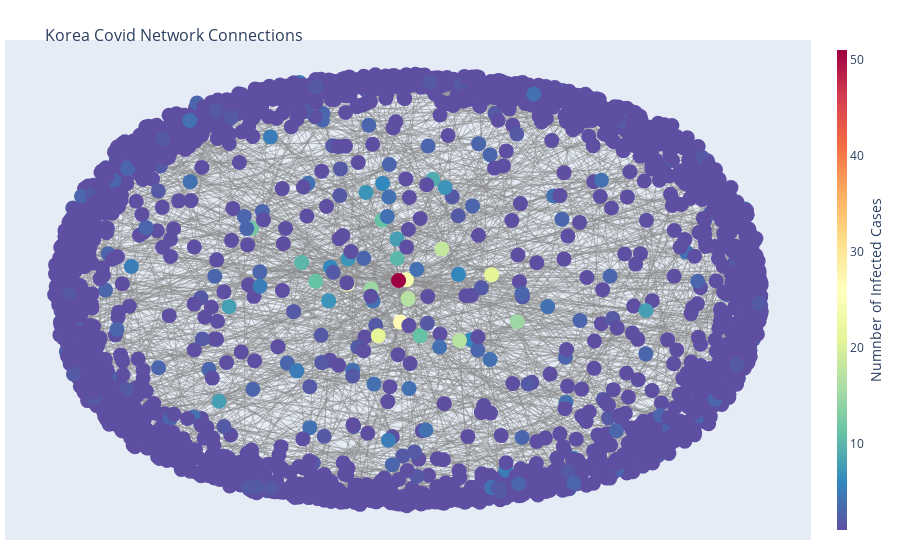

Notebook cell for this chart:
### Code cell
import networkx as nx
import plotly
from plotly.offline import download_plotlyjs, init_notebook_mode, iplot
import plotly.graph_objs as go

init_notebook_mode(connected=True)

A = list(networkData["infected_by"].unique())
B = list(networkData["patient_id"].unique())
node_list = set(A+B)

# Create Graph
G = nx.Graph()

for i in node_list:
    G.add_node(i)
# G.nodes()

for i,j in networkData.iterrows():
    G.add_edges_from([(j["infected_by"],j["patient_id"])])
    
pos = nx.spring_layout(G, k=0.5, iterations=50)

for n, p in pos.items():
    G.nodes[n]['pos'] = p

edge_trace = go.Scatter(
    x=[],
    y=[],
    line=dict(width=0.5,color='#888'),
    hoverinfo='none',
    mode='lines')

for edge in G.edges():
    x0, y0 = G.nodes[edge[0]]['pos']
    x1, y1 = G.nodes[edge[1]]['pos']
    edge_trace['x'] += tuple([x0, x1, None])
    edge_trace['y'] += tuple([y0, y1, None])

node_trace = go.Scatter(
    x=[],
    y=[],
    text=[],
    mode='markers',
    hoverinfo='text',
    marker=dict(
        showscale=True,
        colorscale='Spectral',
        reversescale=True,
        color=[],
        size=15,
        colorbar=dict(
            thickness=10,
            title='Numnber of Infected Cases',
            xanchor='left',
            titleside='right'
        ),
        line=dict(width=0)))

for node in G.nodes():
    x, y = G.nodes[node]['pos']
    node_trace['x'] += tuple([x])
    node_trace['y'] += tuple([y])

for node, adjacencies in enumerate(G.adjacency()):
    node_trace['marker']['color']+=tuple([len(adjacencies[1])])
    node_info = str(adjacencies[0]) +' # of connections: '+ str(len(adjacencies[1]))
    node_trace['text']+=tuple([node_info])
    
fig = go.Figure(data=[edge_trace, node_trace],
             layout=go.Layout(
                title='<br>Korea Covid Network Connections',
                titlefont=dict(size=16),
                showlegend=False,
                hovermode='closest',
                margin=dict(b=20,l=5,r=5,t=40),
                annotations=[ dict(
                    text="",
                    showarrow=False,
                    xref="paper", yref="paper") ],
                xaxis=dict(showgrid=False, zeroline=False, showticklabels=False),
                yaxis=dict(showgrid=False, zeroline=False, showticklabels=False)))

iplot(fig)

### Figure 1 — Plotly figure (JSON) as saved in the notebook; plotly's stock layout.template omitted (floating-point values rounded to 4 significant figures; data arrays with more than 128 entries replaced by an {"elided": "..."} marker saying what was removed)
{"data": [{"hoverinfo": "none", "line": {"color": "#888", "width": 0.5}, "mode": "lines", "type": "scatter", "x": {"elided": "4038 float values"}, "y": {"elided": "4038 float values"}}, {"hoverinfo": "text", "marker": {"color": {"elided": "1952 int values"}, "colorbar": {"thickness": 10, "title": {"side": "right", "text": "Numnber of Infected Cases"}, "xanchor": "left"}, "colorscale": [[0, "rgb(158,1,66)"], [0.1, "rgb(213,62,79)"], [0.2, "rgb(244,109,67)"], [0.3, "rgb(253,174,97)"], [0.4, "rgb(254,224,139)"], [0.5, "rgb(255,255,191)"], [0.6, "rgb(230,245,152)"], [0.7, "rgb(171,221,164)"], [0.8, "rgb(102,194,165)"], [0.9, "rgb(50,136,189)"], [1, "rgb(94,79,162)"]], "line": {"width": 0}, "reversescale": true, "showscale": true, "size": 15}, "mode": "markers", "text": {"elided": "1952 str values"}, "type": "scatter", "x": {"elided": "1952 float values"}, "y": {"elided": "1952 float values"}}], "layout": {"annotations": [{"showarrow": false, "text": "", "xref": "paper", "yref": "paper"}], "hovermode": "closest", "margin": {"b": 20, "l": 5, "r": 5, "t": 40}, "showlegend": false, "title": {"font": {"size": 16}, "text": "<br>Korea Covid Network Connections"}, "xaxis": {"showgrid": false, "showticklabels": false, "zeroline": false}, "yaxis": {"showgrid": false, "showticklabels": false, "zeroline": false}}}
